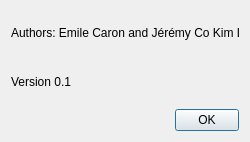
<?xml version="1.0" encoding="UTF-8"?>
<ui version="4.0">
 <class>Dialog</class>
 <widget class="QDialog" name="Dialog">
  <property name="geometry">
   <rect>
    <x>0</x>
    <y>0</y>
    <width>250</width>
    <height>142</height>
   </rect>
  </property>
  <property name="sizePolicy">
   <sizepolicy hsizetype="Fixed" vsizetype="Fixed">
    <horstretch>0</horstretch>
    <verstretch>0</verstretch>
   </sizepolicy>
  </property>
  <property name="minimumSize">
   <size>
    <width>250</width>
    <height>142</height>
   </size>
  </property>
  <property name="maximumSize">
   <size>
    <width>250</width>
    <height>149</height>
   </size>
  </property>
  <property name="windowTitle">
   <string>About</string>
  </property>
  <layout class="QGridLayout" name="gridLayout">
   <property name="horizontalSpacing">
    <number>100</number>
   </property>
   <item row="1" column="0">
    <widget class="QLabel" name="label_2">
     <property name="text">
      <string>Version 0.1</string>
     </property>
    </widget>
   </item>
   <item row="2" column="1">
    <widget class="QPushButton" name="pushButton">
     <property name="text">
      <string>OK</string>
     </property>
    </widget>
   </item>
   <item row="0" column="0" colspan="2">
    <widget class="QLabel" name="label">
     <property name="text">
      <string>Authors: Emile Caron and Jérémy Co Kim Len</string>
     </property>
    </widget>
   </item>
  </layout>
 </widget>
 <resources/>
 <connections>
  <connection>
   <sender>pushButton</sender>
   <signal>clicked()</signal>
   <receiver>Dialog</receiver>
   <slot>close()</slot>
   <hints>
    <hint type="sourcelabel">
     <x>317</x>
     <y>261</y>
    </hint>
    <hint type="destinationlabel">
     <x>199</x>
     <y>149</y>
    </hint>
   </hints>
  </connection>
 </connections>
</ui>
